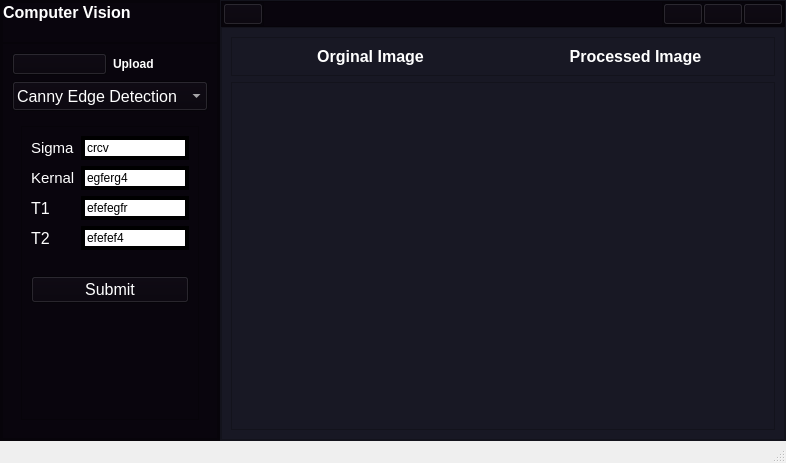
<?xml version="1.0" encoding="UTF-8"?>
<ui version="4.0">
 <class>MainWindow</class>
 <widget class="QMainWindow" name="MainWindow">
  <property name="geometry">
   <rect>
    <x>0</x>
    <y>0</y>
    <width>786</width>
    <height>463</height>
   </rect>
  </property>
  <property name="maximumSize">
   <size>
    <width>1900</width>
    <height>1000</height>
   </size>
  </property>
  <property name="windowTitle">
   <string>MainWindow</string>
  </property>
  <property name="styleSheet">
   <string notr="true">*{
 boarder:none;
color:white;
}
QLineEdit{
 border: 4px solid;
 background-color: white;
 boarder-radius: 20px;
}</string>
  </property>
  <widget class="QWidget" name="centralwidget">
   <property name="cursor">
    <cursorShape>ArrowCursor</cursorShape>
   </property>
   <property name="styleSheet">
    <string notr="true">background-color:rgb(24, 24, 36);</string>
   </property>
   <layout class="QHBoxLayout" name="horizontalLayout">
    <property name="spacing">
     <number>0</number>
    </property>
    <property name="leftMargin">
     <number>0</number>
    </property>
    <property name="topMargin">
     <number>0</number>
    </property>
    <property name="rightMargin">
     <number>0</number>
    </property>
    <property name="bottomMargin">
     <number>0</number>
    </property>
    <item>
     <widget class="QFrame" name="Slide_menu">
      <property name="maximumSize">
       <size>
        <width>220</width>
        <height>16777215</height>
       </size>
      </property>
      <property name="styleSheet">
       <string notr="true">background-color:rgb(9,5,13);</string>
      </property>
      <property name="frameShape">
       <enum>QFrame::StyledPanel</enum>
      </property>
      <property name="frameShadow">
       <enum>QFrame::Raised</enum>
      </property>
      <layout class="QVBoxLayout" name="verticalLayout_2">
       <property name="spacing">
        <number>0</number>
       </property>
       <property name="leftMargin">
        <number>0</number>
       </property>
       <property name="topMargin">
        <number>0</number>
       </property>
       <property name="rightMargin">
        <number>0</number>
       </property>
       <property name="bottomMargin">
        <number>0</number>
       </property>
       <item>
        <widget class="QFrame" name="frame">
         <property name="sizePolicy">
          <sizepolicy hsizetype="Preferred" vsizetype="Preferred">
           <horstretch>0</horstretch>
           <verstretch>0</verstretch>
          </sizepolicy>
         </property>
         <property name="frameShape">
          <enum>QFrame::StyledPanel</enum>
         </property>
         <property name="frameShadow">
          <enum>QFrame::Raised</enum>
         </property>
         <layout class="QVBoxLayout" name="verticalLayout_3">
          <property name="spacing">
           <number>0</number>
          </property>
          <property name="leftMargin">
           <number>0</number>
          </property>
          <property name="topMargin">
           <number>0</number>
          </property>
          <property name="rightMargin">
           <number>0</number>
          </property>
          <property name="bottomMargin">
           <number>0</number>
          </property>
          <item alignment="Qt::AlignTop">
           <widget class="QFrame" name="frame_4">
            <property name="frameShape">
             <enum>QFrame::StyledPanel</enum>
            </property>
            <property name="frameShadow">
             <enum>QFrame::Raised</enum>
            </property>
            <layout class="QHBoxLayout" name="horizontalLayout_5">
             <property name="spacing">
              <number>0</number>
             </property>
             <property name="sizeConstraint">
              <enum>QLayout::SetDefaultConstraint</enum>
             </property>
             <property name="leftMargin">
              <number>0</number>
             </property>
             <property name="topMargin">
              <number>0</number>
             </property>
             <property name="rightMargin">
              <number>9</number>
             </property>
             <property name="bottomMargin">
              <number>20</number>
             </property>
             <item alignment="Qt::AlignLeft|Qt::AlignTop">
              <widget class="QLabel" name="label_2">
               <property name="font">
                <font>
                 <pointsize>12</pointsize>
                 <bold>true</bold>
                </font>
               </property>
               <property name="text">
                <string>Computer Vision </string>
               </property>
              </widget>
             </item>
             <item alignment="Qt::AlignRight|Qt::AlignTop">
              <widget class="QLabel" name="label">
               <property name="text">
                <string/>
               </property>
               <property name="pixmap">
                <pixmap resource="icons.qrc">:/icons/icons/camera.svg</pixmap>
               </property>
              </widget>
             </item>
            </layout>
           </widget>
          </item>
          <item>
           <widget class="QFrame" name="frame_6">
            <property name="sizePolicy">
             <sizepolicy hsizetype="Preferred" vsizetype="Expanding">
              <horstretch>0</horstretch>
              <verstretch>0</verstretch>
             </sizepolicy>
            </property>
            <property name="minimumSize">
             <size>
              <width>0</width>
              <height>0</height>
             </size>
            </property>
            <property name="frameShape">
             <enum>QFrame::StyledPanel</enum>
            </property>
            <property name="frameShadow">
             <enum>QFrame::Raised</enum>
            </property>
            <layout class="QGridLayout" name="gridLayout">
             <item row="0" column="1">
              <widget class="QLabel" name="label_3">
               <property name="font">
                <font>
                 <bold>true</bold>
                </font>
               </property>
               <property name="text">
                <string>Upload</string>
               </property>
              </widget>
             </item>
             <item row="0" column="0">
              <widget class="QPushButton" name="Upload_Image">
               <property name="cursor">
                <cursorShape>PointingHandCursor</cursorShape>
               </property>
               <property name="text">
                <string/>
               </property>
               <property name="icon">
                <iconset resource="icons.qrc">
                 <normaloff>:/icons/icons/upload.svg</normaloff>:/icons/icons/upload.svg</iconset>
               </property>
               <property name="iconSize">
                <size>
                 <width>20</width>
                 <height>20</height>
                </size>
               </property>
              </widget>
             </item>
             <item row="1" column="0" colspan="2">
              <widget class="QComboBox" name="Selector_Method">
               <property name="enabled">
                <bool>true</bool>
               </property>
               <property name="sizePolicy">
                <sizepolicy hsizetype="Preferred" vsizetype="Fixed">
                 <horstretch>0</horstretch>
                 <verstretch>30</verstretch>
                </sizepolicy>
               </property>
               <property name="minimumSize">
                <size>
                 <width>0</width>
                 <height>30</height>
                </size>
               </property>
               <property name="font">
                <font>
                 <pointsize>12</pointsize>
                </font>
               </property>
               <item>
                <property name="text">
                 <string>Canny Edge Detection</string>
                </property>
               </item>
               <item>
                <property name="text">
                 <string>Hough Line</string>
                </property>
               </item>
               <item>
                <property name="text">
                 <string>Harris Corner Detection</string>
                </property>
               </item>
              </widget>
             </item>
             <item row="2" column="0" colspan="2">
              <widget class="QStackedWidget" name="stackedWidget">
               <property name="sizePolicy">
                <sizepolicy hsizetype="Preferred" vsizetype="Ignored">
                 <horstretch>0</horstretch>
                 <verstretch>0</verstretch>
                </sizepolicy>
               </property>
               <property name="styleSheet">
                <string notr="true">QLineEdit{
 background-color: white;
}</string>
               </property>
               <property name="currentIndex">
                <number>0</number>
               </property>
               <widget class="QWidget" name="page1">
                <layout class="QVBoxLayout" name="verticalLayout_4">
                 <item>
                  <widget class="QFrame" name="frame_5">
                   <property name="styleSheet">
                    <string notr="true">QLineEdit{
	color: black;
}</string>
                   </property>
                   <property name="frameShape">
                    <enum>QFrame::StyledPanel</enum>
                   </property>
                   <property name="frameShadow">
                    <enum>QFrame::Raised</enum>
                   </property>
                   <layout class="QFormLayout" name="formLayout">
                    <item row="0" column="0">
                     <widget class="QLabel" name="label_4">
                      <property name="font">
                       <font>
                        <pointsize>11</pointsize>
                       </font>
                      </property>
                      <property name="text">
                       <string>Sigma</string>
                      </property>
                     </widget>
                    </item>
                    <item row="0" column="1">
                     <widget class="QLineEdit" name="Sigma">
                      <property name="cursor">
                       <cursorShape>PointingHandCursor</cursorShape>
                      </property>
                      <property name="autoFillBackground">
                       <bool>false</bool>
                      </property>
                      <property name="styleSheet">
                       <string notr="true">*{
 background-color: white;
}</string>
                      </property>
                      <property name="text">
                       <string>crcv</string>
                      </property>
                     </widget>
                    </item>
                    <item row="1" column="1">
                     <widget class="QLineEdit" name="Kernal">
                      <property name="cursor">
                       <cursorShape>PointingHandCursor</cursorShape>
                      </property>
                      <property name="text">
                       <string>egferg4</string>
                      </property>
                     </widget>
                    </item>
                    <item row="2" column="0">
                     <widget class="QLabel" name="label_6">
                      <property name="font">
                       <font>
                        <pointsize>12</pointsize>
                       </font>
                      </property>
                      <property name="text">
                       <string>T1</string>
                      </property>
                     </widget>
                    </item>
                    <item row="2" column="1">
                     <widget class="QLineEdit" name="T1">
                      <property name="cursor">
                       <cursorShape>PointingHandCursor</cursorShape>
                      </property>
                      <property name="text">
                       <string>efefegfr</string>
                      </property>
                     </widget>
                    </item>
                    <item row="3" column="0">
                     <widget class="QLabel" name="label_7">
                      <property name="font">
                       <font>
                        <pointsize>12</pointsize>
                       </font>
                      </property>
                      <property name="text">
                       <string>T2</string>
                      </property>
                     </widget>
                    </item>
                    <item row="3" column="1">
                     <widget class="QLineEdit" name="T2">
                      <property name="cursor">
                       <cursorShape>PointingHandCursor</cursorShape>
                      </property>
                      <property name="autoFillBackground">
                       <bool>false</bool>
                      </property>
                      <property name="styleSheet">
                       <string notr="true">*{
	color:black;
}</string>
                      </property>
                      <property name="text">
                       <string>efefef4</string>
                      </property>
                     </widget>
                    </item>
                    <item row="4" column="0" colspan="2">
                     <widget class="QLabel" name="Empty">
                      <property name="text">
                       <string/>
                      </property>
                     </widget>
                    </item>
                    <item row="5" column="0" colspan="2">
                     <widget class="QPushButton" name="Submit1">
                      <property name="font">
                       <font>
                        <pointsize>12</pointsize>
                       </font>
                      </property>
                      <property name="cursor">
                       <cursorShape>PointingHandCursor</cursorShape>
                      </property>
                      <property name="text">
                       <string>Submit</string>
                      </property>
                      <property name="icon">
                       <iconset resource="icons.qrc">
                        <normaloff>:/icons/icons/send.svg</normaloff>:/icons/icons/send.svg</iconset>
                      </property>
                     </widget>
                    </item>
                    <item row="1" column="0">
                     <widget class="QLabel" name="label_5">
                      <property name="font">
                       <font>
                        <pointsize>11</pointsize>
                       </font>
                      </property>
                      <property name="text">
                       <string>Kernal</string>
                      </property>
                     </widget>
                    </item>
                   </layout>
                  </widget>
                 </item>
                </layout>
               </widget>
               <widget class="QWidget" name="Page2">
                <widget class="QLabel" name="label_8">
                 <property name="geometry">
                  <rect>
                   <x>80</x>
                   <y>90</y>
                   <width>49</width>
                   <height>16</height>
                  </rect>
                 </property>
                 <property name="text">
                  <string>whatever</string>
                 </property>
                </widget>
               </widget>
               <widget class="QWidget" name="page">
                <widget class="QLabel" name="label_11">
                 <property name="geometry">
                  <rect>
                   <x>70</x>
                   <y>130</y>
                   <width>49</width>
                   <height>16</height>
                  </rect>
                 </property>
                 <property name="text">
                  <string>TRYY</string>
                 </property>
                </widget>
               </widget>
              </widget>
             </item>
            </layout>
           </widget>
          </item>
         </layout>
        </widget>
       </item>
      </layout>
     </widget>
    </item>
    <item>
     <widget class="QFrame" name="mainbody">
      <property name="frameShape">
       <enum>QFrame::StyledPanel</enum>
      </property>
      <property name="frameShadow">
       <enum>QFrame::Raised</enum>
      </property>
      <layout class="QVBoxLayout" name="verticalLayout">
       <property name="spacing">
        <number>0</number>
       </property>
       <property name="leftMargin">
        <number>0</number>
       </property>
       <property name="topMargin">
        <number>0</number>
       </property>
       <property name="rightMargin">
        <number>0</number>
       </property>
       <property name="bottomMargin">
        <number>0</number>
       </property>
       <item alignment="Qt::AlignTop">
        <widget class="QFrame" name="header">
         <property name="styleSheet">
          <string notr="true">background-color:rgb(9,5,13)</string>
         </property>
         <property name="frameShape">
          <enum>QFrame::StyledPanel</enum>
         </property>
         <property name="frameShadow">
          <enum>QFrame::Raised</enum>
         </property>
         <layout class="QHBoxLayout" name="horizontalLayout_2">
          <property name="spacing">
           <number>0</number>
          </property>
          <property name="leftMargin">
           <number>0</number>
          </property>
          <property name="topMargin">
           <number>0</number>
          </property>
          <property name="rightMargin">
           <number>0</number>
          </property>
          <property name="bottomMargin">
           <number>0</number>
          </property>
          <item alignment="Qt::AlignLeft|Qt::AlignTop">
           <widget class="QFrame" name="frame_2">
            <property name="frameShape">
             <enum>QFrame::StyledPanel</enum>
            </property>
            <property name="frameShadow">
             <enum>QFrame::Raised</enum>
            </property>
            <layout class="QHBoxLayout" name="horizontalLayout_3">
             <property name="spacing">
              <number>0</number>
             </property>
             <property name="leftMargin">
              <number>0</number>
             </property>
             <property name="topMargin">
              <number>0</number>
             </property>
             <property name="rightMargin">
              <number>0</number>
             </property>
             <property name="bottomMargin">
              <number>0</number>
             </property>
             <item>
              <widget class="QPushButton" name="Menu_slider">
               <property name="text">
                <string/>
               </property>
               <property name="icon">
                <iconset resource="icons.qrc">
                 <normaloff>:/icons/icons/align-justify.svg</normaloff>:/icons/icons/align-justify.svg</iconset>
               </property>
               <property name="iconSize">
                <size>
                 <width>32</width>
                 <height>32</height>
                </size>
               </property>
              </widget>
             </item>
            </layout>
           </widget>
          </item>
          <item alignment="Qt::AlignRight|Qt::AlignTop">
           <widget class="QFrame" name="frame_3">
            <property name="frameShape">
             <enum>QFrame::StyledPanel</enum>
            </property>
            <property name="frameShadow">
             <enum>QFrame::Raised</enum>
            </property>
            <layout class="QHBoxLayout" name="horizontalLayout_4">
             <property name="spacing">
              <number>0</number>
             </property>
             <property name="leftMargin">
              <number>0</number>
             </property>
             <property name="topMargin">
              <number>0</number>
             </property>
             <property name="rightMargin">
              <number>0</number>
             </property>
             <property name="bottomMargin">
              <number>0</number>
             </property>
             <item>
              <widget class="QPushButton" name="minimize_window_button">
               <property name="text">
                <string/>
               </property>
               <property name="icon">
                <iconset resource="icons.qrc">
                 <normaloff>:/icons/icons/arrow-down-left.svg</normaloff>:/icons/icons/arrow-down-left.svg</iconset>
               </property>
              </widget>
             </item>
             <item>
              <widget class="QPushButton" name="Full_screen">
               <property name="text">
                <string/>
               </property>
               <property name="icon">
                <iconset resource="icons.qrc">
                 <normaloff>:/icons/icons/maximize-2.svg</normaloff>:/icons/icons/maximize-2.svg</iconset>
               </property>
              </widget>
             </item>
             <item>
              <widget class="QPushButton" name="close_window_button">
               <property name="text">
                <string/>
               </property>
               <property name="icon">
                <iconset resource="icons.qrc">
                 <normaloff>:/icons/icons/x.svg</normaloff>:/icons/icons/x.svg</iconset>
               </property>
              </widget>
             </item>
            </layout>
           </widget>
          </item>
         </layout>
        </widget>
       </item>
       <item>
        <widget class="QFrame" name="body">
         <property name="sizePolicy">
          <sizepolicy hsizetype="Preferred" vsizetype="Expanding">
           <horstretch>0</horstretch>
           <verstretch>0</verstretch>
          </sizepolicy>
         </property>
         <property name="frameShape">
          <enum>QFrame::StyledPanel</enum>
         </property>
         <property name="frameShadow">
          <enum>QFrame::Raised</enum>
         </property>
         <layout class="QVBoxLayout" name="verticalLayout_5">
          <item alignment="Qt::AlignTop">
           <widget class="QFrame" name="frame_7">
            <property name="frameShape">
             <enum>QFrame::StyledPanel</enum>
            </property>
            <property name="frameShadow">
             <enum>QFrame::Raised</enum>
            </property>
            <layout class="QHBoxLayout" name="horizontalLayout_6">
             <item>
              <widget class="QLabel" name="label_9">
               <property name="font">
                <font>
                 <pointsize>12</pointsize>
                 <bold>true</bold>
                </font>
               </property>
               <property name="text">
                <string>Orginal Image</string>
               </property>
               <property name="alignment">
                <set>Qt::AlignCenter</set>
               </property>
              </widget>
             </item>
             <item>
              <widget class="QLabel" name="label_10">
               <property name="font">
                <font>
                 <pointsize>12</pointsize>
                 <bold>true</bold>
                 <strikeout>false</strikeout>
                </font>
               </property>
               <property name="text">
                <string>Processed Image</string>
               </property>
               <property name="alignment">
                <set>Qt::AlignCenter</set>
               </property>
              </widget>
             </item>
            </layout>
           </widget>
          </item>
          <item>
           <widget class="QFrame" name="frame_8">
            <property name="sizePolicy">
             <sizepolicy hsizetype="Preferred" vsizetype="Expanding">
              <horstretch>0</horstretch>
              <verstretch>0</verstretch>
             </sizepolicy>
            </property>
            <property name="frameShape">
             <enum>QFrame::StyledPanel</enum>
            </property>
            <property name="frameShadow">
             <enum>QFrame::Raised</enum>
            </property>
            <layout class="QHBoxLayout" name="horizontalLayout_7">
             <item>
              <widget class="QLabel" name="Orginal">
               <property name="maximumSize">
                <size>
                 <width>1900</width>
                 <height>1080</height>
                </size>
               </property>
               <property name="font">
                <font>
                 <bold>false</bold>
                 <kerning>false</kerning>
                </font>
               </property>
               <property name="cursor">
                <cursorShape>CrossCursor</cursorShape>
               </property>
               <property name="text">
                <string/>
               </property>
               <property name="scaledContents">
                <bool>false</bool>
               </property>
              </widget>
             </item>
             <item>
              <widget class="QLabel" name="Processed">
               <property name="enabled">
                <bool>true</bool>
               </property>
               <property name="font">
                <font>
                 <kerning>false</kerning>
                </font>
               </property>
               <property name="cursor">
                <cursorShape>CrossCursor</cursorShape>
               </property>
               <property name="text">
                <string/>
               </property>
               <property name="scaledContents">
                <bool>true</bool>
               </property>
              </widget>
             </item>
            </layout>
           </widget>
          </item>
         </layout>
        </widget>
       </item>
      </layout>
     </widget>
    </item>
   </layout>
  </widget>
  <widget class="QMenuBar" name="menubar">
   <property name="geometry">
    <rect>
     <x>0</x>
     <y>0</y>
     <width>786</width>
     <height>22</height>
    </rect>
   </property>
  </widget>
  <widget class="QStatusBar" name="statusbar"/>
 </widget>
 <resources>
  <include location="icons.qrc"/>
 </resources>
 <connections/>
</ui>
